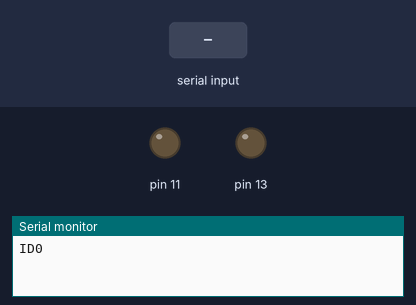
Bench run of a sketch on a simulated Arduino Uno, built with avr-gcc and run on an emulated ATmega328P. Shown: output pins drawn as LEDs (lit = HIGH), the last lines printed to the serial monitor. The test bench sets the inputs (shaded band).

Above: at 1.2 s.
1.3 s: "FR\n" received over Serial
At 1.9 s:
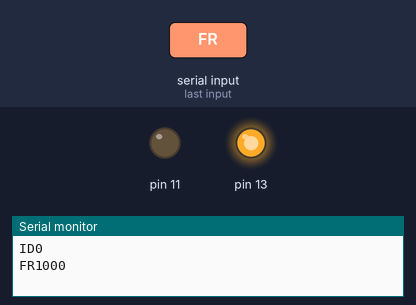
2.8 s: "ON\n" received over Serial
At 3.6 s:
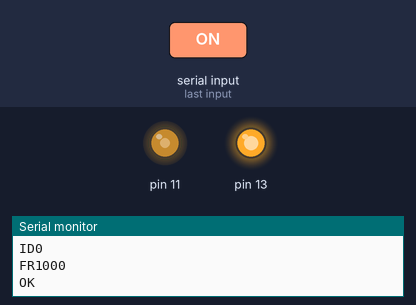
4.3 s: "OF\n" received over Serial
At 5.4 s:
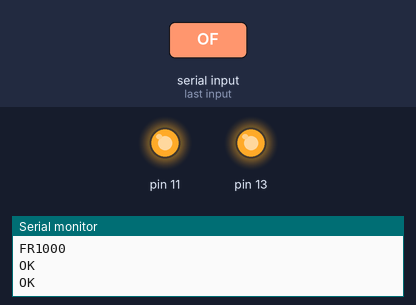
Timing chart, 0 to 7.3 s (numbered marks = the images above; inputs shaded):
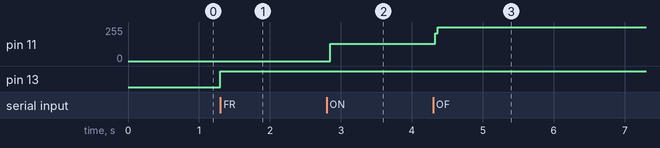

Measured:
- after the input at 1.3 s, pin 13: LOW → HIGH at once
- after the input at 2.8 s, pin 11: 0/255 → 128/255 after 0.05 s
- after the input at 4.3 s, pin 11: 128/255 → 255/255 at once

The sketch:

Leostick_synth.ino
```cpp
// (licence header left out)
int id = 0;
unsigned int currentFreq = 1000;

void setup(){
  Serial.begin(9600);
  while(!Serial);
  pinMode(11, OUTPUT);
  pinMode(13, OUTPUT);
  //setTone(1568);
  Serial.print("ID");
Serial.print(id);
Serial.println("\n");
}

String inputBuffer = "";
boolean stringComplete = false;
unsigned int count = 0;

void loop(){
	while (Serial.available()) {
		digitalWrite(13,HIGH);
		// Read in a byte.
		char inChar = (char)Serial.read();

		// Work out what the character is. If letters or numbers, add to
		// the buffer, if not, don't add.

		// If character is a semicolon, we have reached the end of the string.
		if(inChar == '\n'){
			stringComplete = true;
			// Parse string
			break;
		}else if(isalnum(inChar)){
			// Add to the input buffer.
			inputBuffer += inChar;
		}

	}
	if(stringComplete){
		stringComplete = false;
		parseCommand(inputBuffer);
		inputBuffer = "";
	}
}


// serialEvent doesn't work with Arduino Leonardo!!!
// This bug was raised in September 2012 and STILL isn't fixed!
// http://code.google.com/p/arduino/issues/detail?id=1031
/*
void serialEvent(){
	while (Serial.available()) {
		digitalWrite(13,HIGH);
		// Read in a byte.
		char inChar = (char)Serial.read();

		// Work out what the character is. If letters or numbers, add to
		// the buffer, if not, don't add.

		// If character is a semicolon, we have reached the end of the string.
		if(inChar == '\n'){
			stringComplete = true;
			// Parse string
			break;
		}else if(isalnum(inChar)){
			// Add to the input buffer.
			inputBuffer += inChar;
		}

	}
	digitalWrite(13,LOW);
}
*/
void parseCommand(String input){
	if(input.length()==2){ // Get Request
		if(input.startsWith("FR")){
			Serial.print("FR");
			Serial.print(currentFreq);
			Serial.print("\n");
		}
		if(input.startsWith("ID")){
			Serial.print("ID");
			Serial.print(id);
			Serial.println("\n");
		}
		if(input.startsWith("ON")){
			setTone(currentFreq);
			Serial.print("OK\n");
		}
		if(input.startsWith("OF")){
			setTone(0);
			Serial.print("OK\n");
		}


	}else{

		if(input.startsWith("FR")){
			// Set VFO A Command
			setFreq(input.substring(2));
		}
	}
}

void setFreq(String value){
	char s[20];
	value.toCharArray(s,20);

	unsigned long l_value = 0;
	l_value = strtoul(s,NULL,10);
	if(l_value>50 && l_value<20000){
		currentFreq = (unsigned int)l_value;
		setTone(currentFreq);
		Serial.print("OK\n");
	}
}
```

Tone_Functions.ino
```cpp
#include <TimerOne.h>


void setTone(unsigned int freq){
  if(freq == 0){stopTone(); return;}
  long period = 1000000L/(long)freq;
  Timer1.initialize(period);
  Timer1.attachInterrupt(tone_isr);
}

void stopTone(){
  Timer1.detachInterrupt();
}

int tone_isr_temp = 0;
void tone_isr(){
  tone_isr_temp++;
  if(tone_isr_temp&1) digitalWrite(11, HIGH);
  else digitalWrite(11, LOW);
}
```
